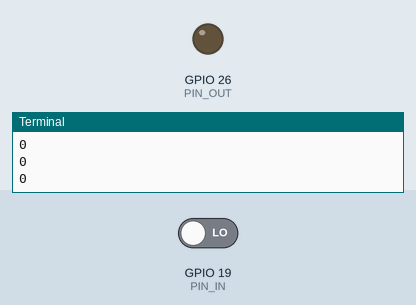
A program run on a simulated Raspberry Pi (BCM pin numbers). Shown: output pins drawn as LEDs (lit = HIGH), the last lines printed to the terminal. The test bench sets the inputs (shaded band); at power-on: GPIO 19 (PIN_IN) LOW.

Above: at 1.2 s.
1.3 s: GPIO 19 (PIN_IN) driven HIGH
At 2.5 s:
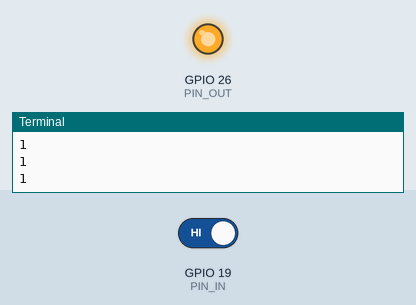
2.8 s: GPIO 19 (PIN_IN) driven LOW
At 3.7 s:
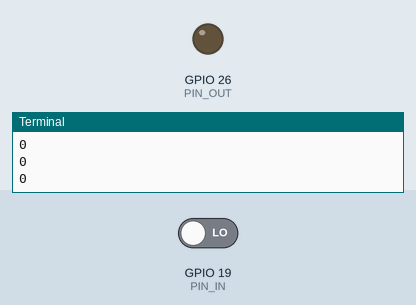
Timing chart, 0 to 5.8 s (numbered marks = the images above; inputs shaded):
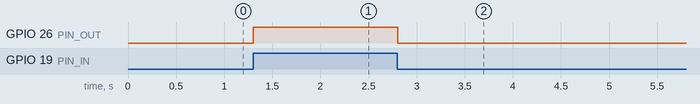

The program:

motion.py
```python
import RPi.GPIO as GPIO
import time

PIN_IN = 19
PIN_OUT = 26

GPIO.setmode(GPIO.BCM)
GPIO.setup(PIN_IN, GPIO.IN)
GPIO.setup(PIN_OUT, GPIO.OUT)

#メイン
try:
  #繰り返す
  while True:
    #現在のPIN状態を標準出力
    print(GPIO.input(PIN_IN))

    if GPIO.input(PIN_IN) == 1:
      GPIO.output(PIN_OUT, GPIO.HIGH)
    else:
      GPIO.output(PIN_OUT, GPIO.LOW)

    time.sleep(0.1)

# 終了時
except KeyboardInterrupt:
  GPIO.cleanup()
```

Measured:
- after the input at 1.3 s, GPIO 26 (PIN_OUT): LOW → HIGH at once
- after the input at 2.8 s, GPIO 26 (PIN_OUT): HIGH → LOW at once
